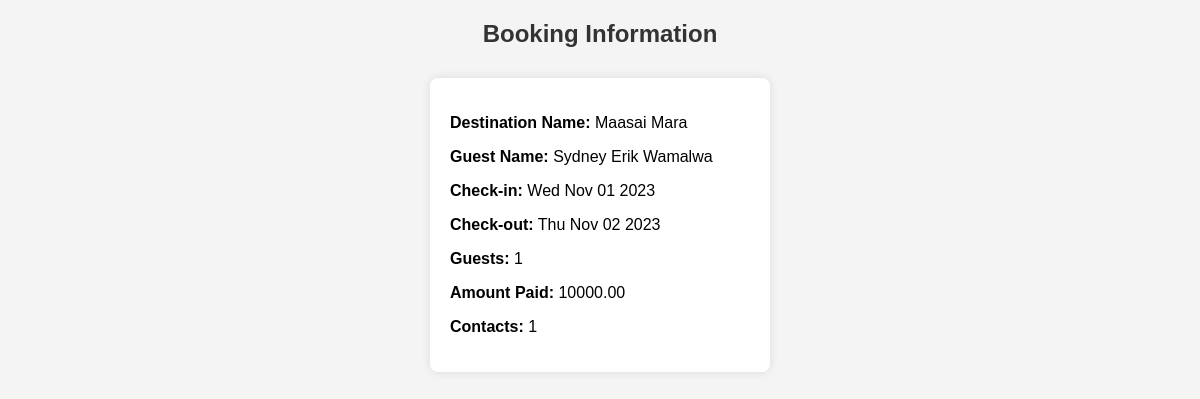
/viewbookings/1, run on an earlier commit of the app's database.
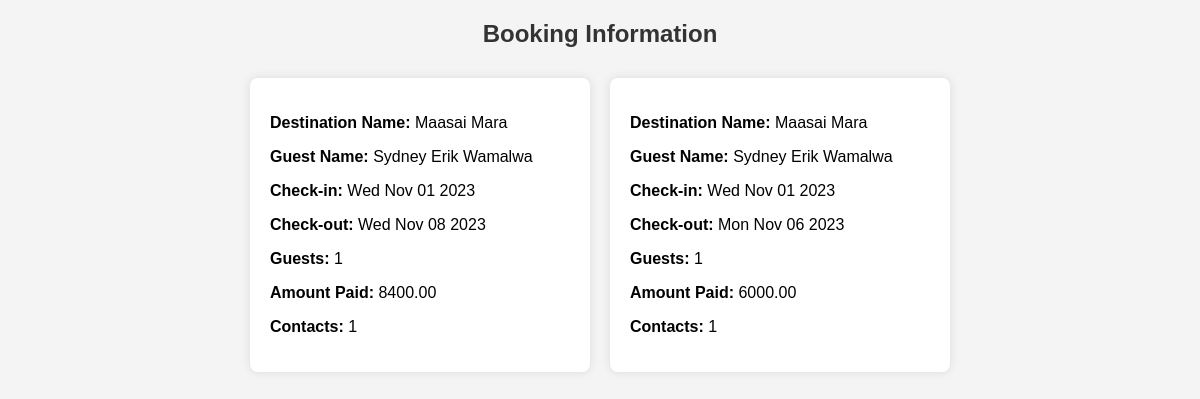
And on a later commit of the database.
### tables this page shows
CREATE TABLE destination_bookings (
            id INTEGER PRIMARY KEY,
            destination_name TEXT NOT NULL,
            guest_name TEXT NOT NULL,
            destination_booking_id INTEGER NOT NULL,
            check_in DATE NOT NULL,
            check_out DATE NOT NULL,
            guests INTEGER NOT NULL,
            amount VARCHAR NOT NULL,
            user_id INTEGER NOT NULL,
            contacts TEXT NOT NULL,
            Type TEXT NOT NULL,
            FOREIGN KEY (Type) REFERENCES destinations (Type),
            FOREIGN KEY (user_id) REFERENCES users(id),
            FOREIGN KEY (destination_booking_id) REFERENCES destinations (id)
        );

### app.py (the view)
@app.route('/viewbookings/<destination_id>')
def viewbooking(destination_id):
    try:
        with sqlite3.connect('users.db') as connection:
            cursor = connection.cursor()
            cursor.execute("SELECT * FROM destination_bookings WHERE destination_booking_id = ?", (destination_id,))
            bookings_data = cursor.fetchall()
        return render_template('admin_view_booking.html', bookings_data=bookings_data)
    except Exception as e:
        print(f"Error fetching bookings: {e}")
        bookings_data = []
        return render_template('admin_view_booking.html', bookings_data=bookings_data, error=str(e))

### templates/admin_view_booking.html (shortened to what this page needs)
<!DOCTYPE html>
<html lang="en">
<head>
</head>
<body>
    <h2>Booking Information</h2>
    <div class="bookings-container">
        {% for booking in bookings_data %}
            <div class="bookings">
                <p><strong>Destination Name:</strong> {{ booking[1] }}</p>
                <p><strong>Guest Name:</strong> {{ booking[2] }}</p>
                <p><strong>Check-in:</strong> {{ booking[4] }}</p>
                <p><strong>Check-out:</strong> {{ booking[5] }}</p>
                <p><strong>Guests:</strong> {{ booking[3] }}</p>
                <p><strong>Amount Paid:</strong> {{ booking[7] }}</p>
                <p><strong>Contacts:</strong> {{ booking[8] }}</p>
            </div>
        {% endfor %}
    </div>
</body>
</html>

What changed in the data, as far as the page shows it:
changed destination_bookings: check_out "Thu Nov 02 2023" → "Wed Nov 08 2023"; amount "10000.00" → "8400.00"
added destination_bookings: destination_name "Maasai Mara", guest_name "Sydney Erik Wamalwa", check_in "Wed Nov 01 2023", check_out "Mon Nov 06 2023", destination_booking "1", amount "6000.00", user "1"
